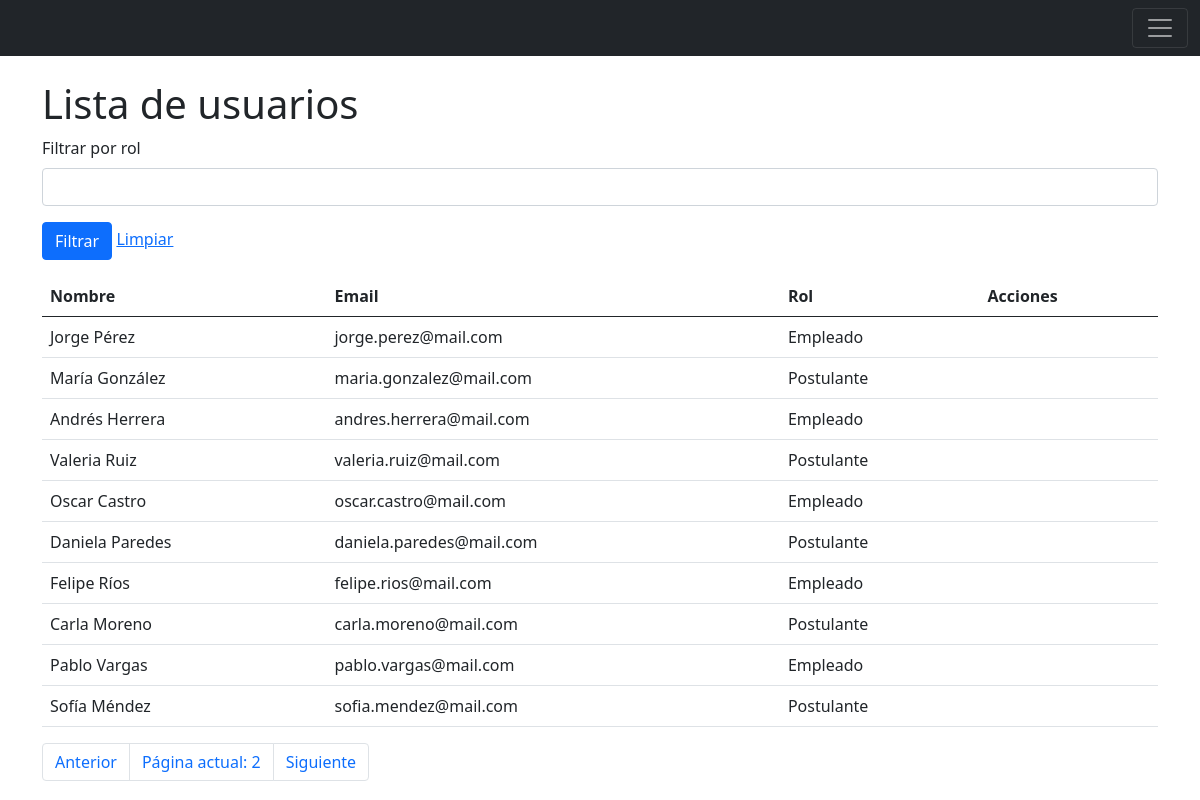
Screenshot of /usuarios.php?pag=2 with the database file from the repository.
### tables this page shows
CREATE TABLE `usuarios` (
  `id` int(11) NOT NULL,
  `nombre` varchar(50) NOT NULL,
  `email` varchar(50) NOT NULL,
  `contrasena` varchar(255) NOT NULL,
  `cv` varchar(255) NOT NULL,
  `rol` varchar(50) NOT NULL
);

### consultas/consultas_usuarios.php (called while the page is built)
<?php
function getUsuarios(PDO $conexion, $rol=null)
{
    $usuarios = [];
    if( $rol ){
        $consulta = $conexion->prepare('SELECT id, nombre, email, rol FROM usuarios WHERE rol = :rol');
        $consulta->bindValue(':rol', $rol);
        $consulta->execute();
        $usuarios = $consulta->fetchAll(PDO::FETCH_ASSOC);
    }else{
        $consulta = $conexion->query('SELECT id, nombre, email, rol FROM usuarios');
        $usuarios = $consulta->fetchAll(PDO::FETCH_ASSOC);
    }
    return $usuarios;
}

### funciones/funciones_paginador.php (called while the page is built)
<?php
function paginador_lista($lista, $pagina_actual, $cuantos_por_pagina)
{
    if(is_numeric($pagina_actual) && $pagina_actual > 0){
        $desde = ($pagina_actual - 1) * $cuantos_por_pagina;
        return array_splice($lista, $desde, $cuantos_por_pagina);
    }else{
        return [];
    }
}
function paginador_enlaces($cantidad, $pagina_actual, $cuantos_por_pagina)
{
    $cantidad_paginas = ceil($cantidad / $cuantos_por_pagina);
    $resultado = array(
        'cantidad' => $cantidad_paginas,
        'actual' => $pagina_actual,
        'anterior' => ($pagina_actual > 1) ? ($pagina_actual - 1) : null,
        'siguiente' => ($pagina_actual < $cantidad_paginas) ? ($pagina_actual + 1) : null,
        'primero' => ($pagina_actual > 1) ? 1 : null,
        'ultimo' => ($pagina_actual < $cantidad_paginas) ? $cantidad_paginas : null
    );
    return $resultado;
}

### usuarios.php (the view, shortened to what this page needs)
<?php
require_once ('./consultas/conexion.php');
require_once('./consultas/consultas_usuarios.php');
require_once('./funciones/funciones_paginador.php');
$rol = $_GET['rol'] ?? null;
$pagina_actual = $_GET['pag'] ?? 1;
$cuantos_por_pagina = 10;
$usuarios = getUsuarios($conexion, $rol);
$cantidad = count($usuarios);
$usuarios = paginador_lista($usuarios, $pagina_actual, $cuantos_por_pagina);
$enlaces = paginador_enlaces($cantidad, $pagina_actual, $cuantos_por_pagina);
?>
<!doctype html>
<html lang="es">
<head>
    <link href="https://cdn.jsdelivr.net/npm/bootstrap@5.0.2/dist/css/bootstrap.min.css" rel="stylesheet">
</head>
<body>
    <div class="container">
        <?php require('layout/_nav.php') ?>
        <h1> Lista de usuarios </h1>
        <form action="usuarios.php" method="get" class="mb-3">
            <div class="mb-3">
                <label for="rol" class="form-label"> Filtrar por rol </label>
                <select name="rol" id="rol" class="form-control">
                    <option value=""></option>
                    <option value="Administrador"> Administrador </option>
                </select>
            </div>
            <button type="submit" class="btn btn-primary"> Filtrar </button>
            <a href="usuarios.php"> Limpiar </a>
        </form>
        <table class="table">
            <thead>
                <tr>
                    <th> Nombre </th>
                    <th> Email </th>
                    <th> Rol </th>
                    <th> Acciones </th>
                </tr>
            </thead>
            <tbody>
                <?php foreach($usuarios as $usuario): ?>
                    <tr>
                        <td> <?php echo $usuario['nombre'] ?> </td>
                        <td> <?php echo $usuario['email'] ?> </td>
                        <td> <?php echo $usuario['rol'] ?> </td>
                        <td>  </td>
                    </tr>
                <?php endforeach ?>
            </tbody>
        </table>
        <nav aria-label="Page navigation example">
            <ul class="pagination">
                <?php if($enlaces['anterior']): ?>
                    <li class="page-item"><a class="page-link" href="usuarios.php?pag=<?php echo $enlaces['anterior'] ?>"> Anterior </a></li>
                <?php endif ?>
                <li class="page-item"><a class="page-link" href="#"> Página actual: <?php echo $enlaces['actual'] ?> </a></li>
                <?php if($enlaces['siguiente']): ?>
                    <li class="page-item"><a class="page-link" href="usuarios.php?pag=<?php echo $enlaces['siguiente'] ?>"> Siguiente </a></li>
                <?php endif ?>
            </ul>
        </nav>
    </div>
</body>
</html>

### rows the page displays
usuarios: nombre "Jorge Pérez", email "jorge.perez@mail.com", rol "Empleado"
usuarios: nombre "María González", email "maria.gonzalez@mail.com", rol "Postulante"
usuarios: nombre "Andrés Herrera", email "andres.herrera@mail.com", rol "Empleado"
usuarios: nombre "Valeria Ruiz", email "valeria.ruiz@mail.com", rol "Postulante"
usuarios: nombre "Oscar Castro", email "oscar.castro@mail.com", rol "Empleado"
usuarios: nombre "Daniela Paredes", email "daniela.paredes@mail.com", rol "Postulante"
usuarios: nombre "Felipe Ríos", email "felipe.rios@mail.com", rol "Empleado"
usuarios: nombre "Carla Moreno", email "carla.moreno@mail.com", rol "Postulante"
usuarios: nombre "Pablo Vargas", email "pablo.vargas@mail.com", rol "Empleado"
usuarios: nombre "Sofía Méndez", email "sofia.mendez@mail.com", rol "Postulante"

### other values shown
$enlaces['actual'] "2"
